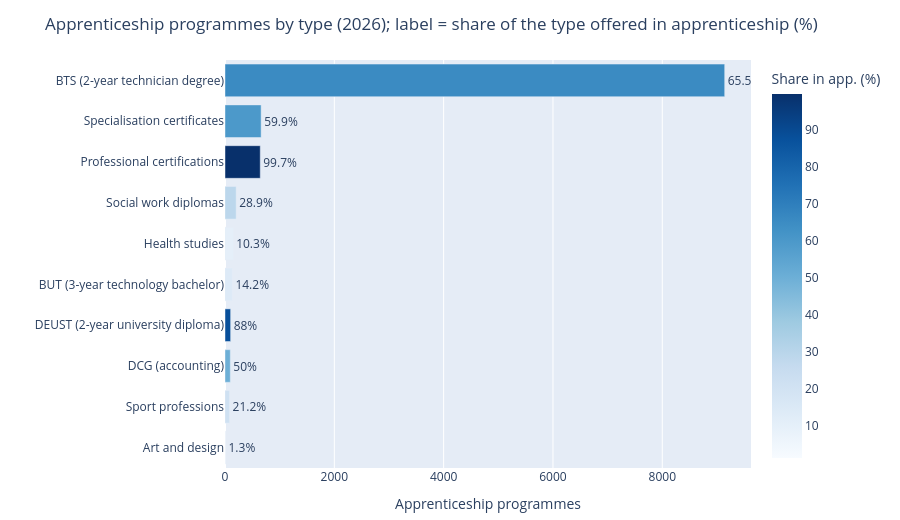

The notebook cell this image was saved under:
### Markdown cell above
### 8.2 Query 1: grouping

### Code cell
results["figs"]["q1_types"].show()
results["q1"]["by_type"].head(10)

### Figure 1 — Plotly figure (JSON) as saved in the notebook; plotly's stock layout.template omitted (floating-point values rounded to 4 significant figures)
{"data": [{"hovertemplate": "Apprenticeship programmes=%{x}<br>=%{y}<br>Share in app. (%)=%{marker.color}<extra></extra>", "legendgroup": "", "marker": {"color": [1.3, 21.2, 50.0, 88.0, 14.2, 10.3, 28.9, 99.7, 59.9, 65.5], "coloraxis": "coloraxis", "pattern": {"shape": ""}}, "name": "", "orientation": "h", "showlegend": false, "text": [1.3, 21.2, 50.0, 88.0, 14.2, 10.3, 28.9, 99.7, 59.9, 65.5], "textposition": "outside", "texttemplate": "%{text}%", "type": "bar", "x": [9, 83, 97, 103, 135, 149, 204, 645, 661, 9142], "xaxis": "x", "y": ["Art and design", "Sport professions", "DCG (accounting)", "DEUST (2-year university diploma)", "BUT (3-year technology bachelor)", "Health studies", "Social work diplomas", "Professional certifications", "Specialisation certificates", "BTS (2-year technician degree)"], "yaxis": "y"}], "layout": {"barmode": "relative", "coloraxis": {"colorbar": {"title": {"text": "Share in app. (%)"}}, "colorscale": [[0, "rgb(247,251,255)"], [0.125, "rgb(222,235,247)"], [0.25, "rgb(198,219,239)"], [0.375, "rgb(158,202,225)"], [0.5, "rgb(107,174,214)"], [0.625, "rgb(66,146,198)"], [0.75, "rgb(33,113,181)"], [0.875, "rgb(8,81,156)"], [1, "rgb(8,48,107)"]]}, "height": 520, "legend": {"tracegroupgap": 0}, "margin": {"b": 10, "l": 10, "r": 40, "t": 60}, "title": {"text": "Apprenticeship programmes by type (2026); label = share of the type offered in apprenticeship (%)"}, "xaxis": {"anchor": "y", "domain": [0, 1], "title": {"text": "Apprenticeship programmes"}}, "yaxis": {"anchor": "x", "domain": [0, 1], "title": {"text": ""}}}}
